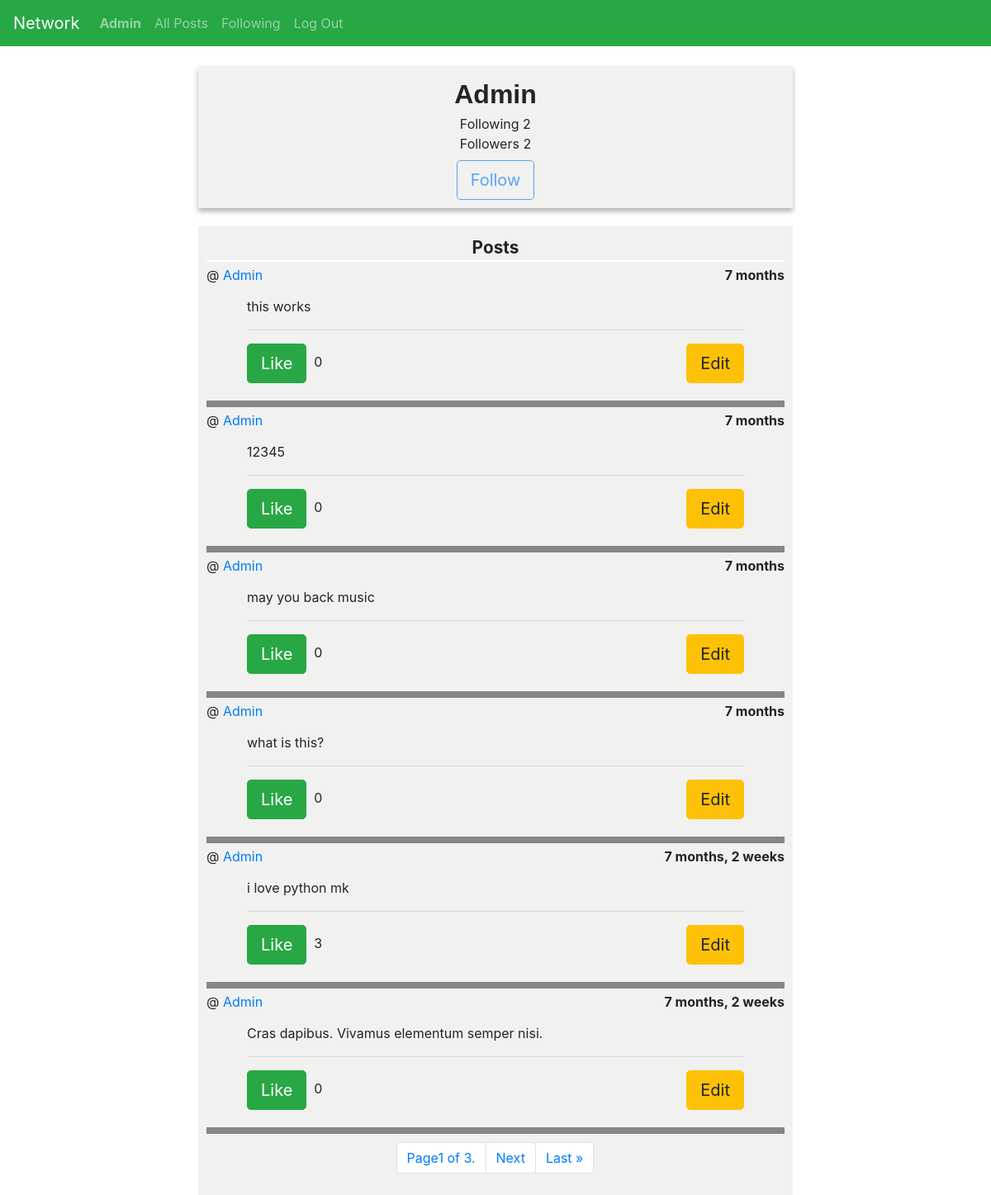
Page /my-profile/Admin/ (signed in) on the committed database.
### network/models.py (models this page shows, shortened)
class User(AbstractUser):
    pass

class Post(models.Model):
    user = models.ForeignKey(User, on_delete= models.CASCADE, verbose_name="Username")
    date = models.DateTimeField(default = timezone.now, verbose_name = "Date Posted")
    post = models.TextField(blank = False, verbose_name = "Post")

### network/views.py (the view)
# urls.py: path("my-profile/<str:username>/", views.my_profile, name="my-profile"),
@login_required
def my_profile(request, username):
    user = User.objects.get(username=username)
    posts = Post.objects.filter(user=user).annotate(like_count=Count('like')).order_by('-date')
    follows = Follow.objects.filter(user = user).count()
    followed = Follow.objects.filter(followed = user).count()
    current = request.user
    paginator = Paginator(posts, 6)
    page_number = request.GET.get('page')
    page_obj = paginator.get_page(page_number)
    is_following = Follow.objects.filter(user = current, followed=user).exists()
    context = { 'page_obj': page_obj, 'posts': posts, "user": user, "follows":follows, "followed": followed, "is_following":is_following }
    return render(request, 'network/my-profile.html', context)

### network/templates/network/my-profile.html (shortened to what this page needs)
{% extends "network/layout.html" %}
{% block body %}
    <div class="index_wrapper">
        <div class="index_sec1">
            <div class="profile">
           {% if user %}
         <div class="profile_user">
           {{user.username}}
         </div>
         {% endif %}
         <div class="profile_follow">
            <div>Following {{follows}}</div>
            <div>Followers <span class="flw_count">{{followed}}</span></div>
         </div>
         <div class="follow_btn">
            {% if user.username == request.user.username %}
            <button class="btn btn-lg btn-outline-primary" disabled>
                Follow
            </button>
            {% endif %}
         </div>
         </div>
        </div>
        <div class="index_sec2">
            <div class="heading">
                Posts
            </div>
            {% for post in page_obj %}
                <div class="post_field">
                    <div class="post_user">
                        <div class="post_username">
                            @ <a href="{% url 'profile' post.user %}">{{post.user}}</a>
                        </div>
                        <div class="post_date">
                            {{post.date|timesince}}
                        </div>
                    </div>
                    <div class="post_text" data-post-id="{{post.pk}}">
                        <div class="post_textarea" id="post_textArea">
                            {{post.post}}
                       </div>
                        <hr>
                        <div class="post_bt">
                            <div class="post_like">
                                {% if request.user.is_authenticated %}
                                    {% if post in liked %}
                                    <button type="submit" class="btn btn-lg btn-warning unlike_btn" data-post-id="{{post.pk}}" id="unlike_btn" >Unlike</button>&nbsp;
                                    {% else %}
                                    <button type="submit" class="btn btn-lg btn-success like_btn" data-post-id="{{post.pk}}" >Like</button>&nbsp;
                                    {% endif %}
                                {% else %}
                                <a href="{% url 'login' %}">Log In</a> to like this post
                                {% endif %}
                                <span class="like_count">
                                   {{ post.like_count }}
                                </span>
                            </div>
                            <div class="post_edit">
                                {% if post.user == request.user %}
                                <button  class="btn btn-lg btn-warning edit_btn" data-post-id="{{post.pk}}" >Edit</button>
                                {% endif %}
                            </div>
                        </div>
                    </div>
                </div>
                {% endfor %}
                <nav class="page-navigation">
                    <ul class="pagination justify-content-center" id="paginate">
                        <li class="page-item direct">
                            <a href="?page={{page_obj.number}}" class="page-link">
                                Page{{ page_obj.number}} of {{ page_obj.paginator.num_pages}}.
                            </a>
                        </li>
                        <li class="page-item direct">
                        {% if page_obj.has_next %}
                            <a href="?page={{page_obj.next_page_number}}" class="page-link">Next</a>
                            <a href="?page={{page_obj.paginator.num_pages}}" class="page-link">Last &raquo;</a>
                        {% endif %}
                    </li>
                    </ul>
                </nav>
        </div>
    </div>
{% endblock %}

### network/templates/network/layout.html (shortened to what this page needs)
{% load static %}
<!DOCTYPE html>
<html lang="en">
    <head>
        <link rel="stylesheet" href="https://stackpath.bootstrapcdn.com/bootstrap/4.4.1/css/bootstrap.min.css">
        <link href="{% static 'network/styles.css' %}" rel="stylesheet">
    </head>
    <body>
        <nav class="navbar navbar-expand-lg navbar-dark bg-success">
            <a class="navbar-brand" href="#">Network</a>
            <div>
              <ul class="navbar-nav mr-auto">
                {% if user.is_authenticated %}
                    <li class="nav-item">
                        <a class="nav-link" href="{% url 'my-profile' request.user.username %}"><strong>{{ request.user.username }}</strong></a>
                    </li>
                {% endif %}
                <li class="nav-item">
                  <a class="nav-link" href="{% url 'index' %}">All Posts</a>
                </li>
                {% if user.is_authenticated %}
                    <li class="nav-item">
                        <a class="nav-link" href="{% url 'following' %}">Following</a>
                    </li>
                    <li class="nav-item">
                        <a class="nav-link" href="{% url 'logout' %}">Log Out</a>
                    </li>
                {% endif %}
              </ul>
            </div>
          </nav>
        <div class="body">
            {% block body %}
            {% endblock %}
        </div>
    </body>
</html>

### network/static/network/styles.css (style rules this page uses)
.index_wrapper { margin-top: 2%; margin-left: 20%; margin-right: 20%; }
.index_sec1 { display: flex; flex-direction: column; background-color: rgb(241, 241, 240); padding: 10px; box-shadow: 0 4px 6px rgba(0, 0, 0, 0.3); }
.index_sec2 { margin-top: 3%; background-color: rgb(241, 241, 240); padding: 10px; }
.post_field { border-bottom: solid 8px rgb(134, 134, 134); }
.post_user { display: grid; grid-template-columns: 1fr 1fr; margin-bottom: 2%; padding-top: 4px; }
.post_date { text-align: right; font-weight: bold; }
.post_text { margin-left: 7%; margin-right: 7%; margin-bottom: 3%; }
.post_bt { display: grid; grid-template-columns: 1fr 1fr; }
.post_edit { text-align: right; }
#paginate { display: flex; flex-direction: row; }
.direct { display: flex; }
.page-navigation { margin-top: 10px; }
.profile { display: flex; flex-direction: column; align-items: center; }
.profile_user { font-size: 2rem; font-weight: bold; font-family: sans-serif; }
.profile_follow { font-size: 1rem; padding-bottom: 8px; }
.heading { font-size: 1.3rem; text-align: center; font-weight: bold; border-bottom: solid 2px white; }

### rows in the picture
User: user.username "Admin", username "Admin"
Post: user "Admin", date "7 months", post "this works", like_count "0"
Post: user "Admin", date "7 months", post "12345", like_count "0"
Post: user "Admin", date "7 months", post "may you back music", like_count "0"
Post: user "Admin", date "7 months", post "what is this?", like_count "0"
Post: user "Admin", date "7 months, 2 weeks", post "i love python mk", like_count "3"
Post: user "Admin", date "7 months, 2 weeks", post "Cras dapibus. Vivamus elementum semper nisi.", like_count "0"

### other values in the picture
{{ follows }} "2"
{{ followed }} "2"
{{ page_obj.number }} "1"
{{ page_obj.paginator.num_pages }} "3"
